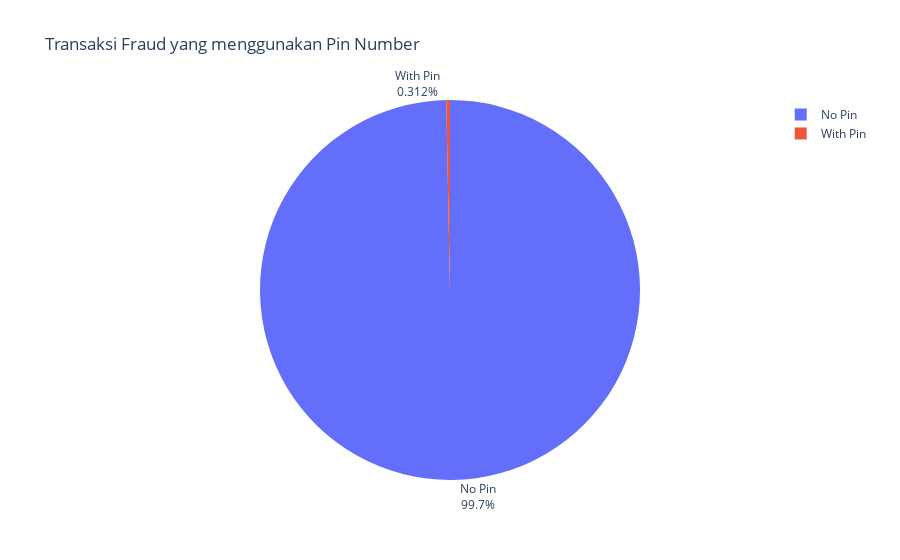

Notebook cell for this chart:
### Code cell
figupn = px.pie(upn_f, values='count', names='used_pin_number', title='Transaksi Fraud yang menggunakan Pin Number')
figupn.update_traces(textposition='outside', textinfo='percent+label')
figupn.show()

### Figure 1 — Plotly figure (JSON) as saved in the notebook; plotly's stock layout.template omitted (floating-point values rounded to 4 significant figures)
{"data": [{"domain": {"x": [0, 1], "y": [0, 1]}, "hovertemplate": "used_pin_number=%{label}<br>count=%{value}<extra></extra>", "labels": ["No Pin", "With Pin"], "legendgroup": "", "name": "", "showlegend": true, "textinfo": "percent+label", "textposition": "outside", "type": "pie", "values": [87130, 273]}], "layout": {"legend": {"tracegroupgap": 0}, "title": {"text": "Transaksi Fraud yang menggunakan Pin Number"}}}
